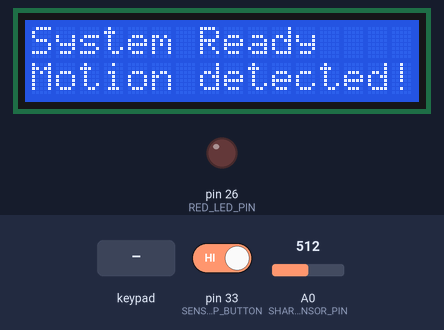
Recording of a sketch running on a simulated Arduino Mega 2560, built with avr-gcc and run on an emulated ATmega2560. Shown: 16×2 character LCD, output pins drawn as LEDs (lit = HIGH). Inputs (shaded band) come from the test bench; at power-on: pin 33 (SENSOR_SLEEP_BUTTON) HIGH, A0 (SHARP_SENSOR_PIN) = 512.

Above: at 1.2 s.
1.3 s: keypad keys 1 2 3 4 A pressed 0.4 s apart
At 3.1 s:
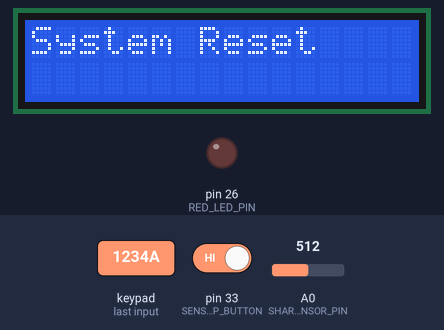
4.8 s: pin 33 (SENSOR_SLEEP_BUTTON) driven LOW
At 5.2 s:
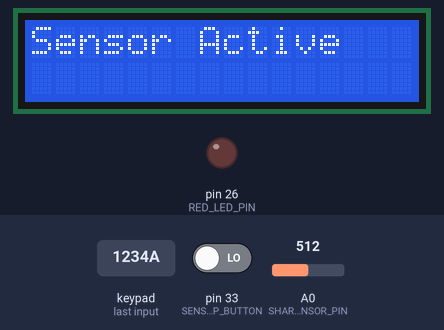
7.8 s: keypad keys 1 2 3 4 pressed 0.4 s apart
At 11.4 s:
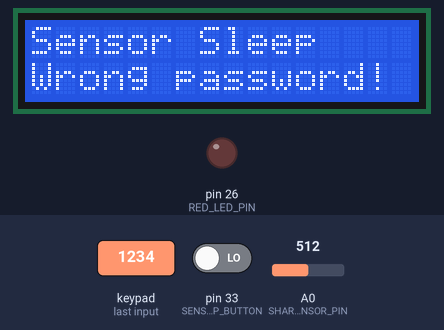
12.3 s: pin 33 (SENSOR_SLEEP_BUTTON) driven HIGH
At 13.7 s:
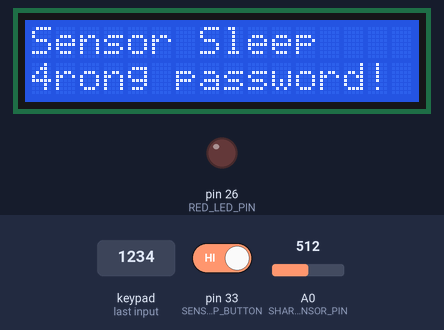
14.3 s: key '1' pressed
At 15.3 s:
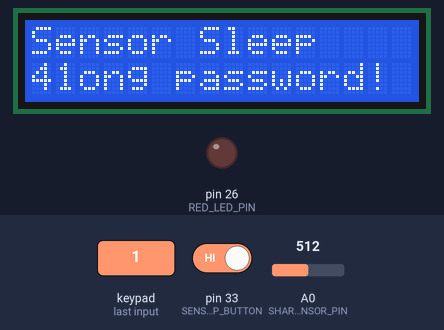
15.8 s: key '2' pressed
At 16.3 s:
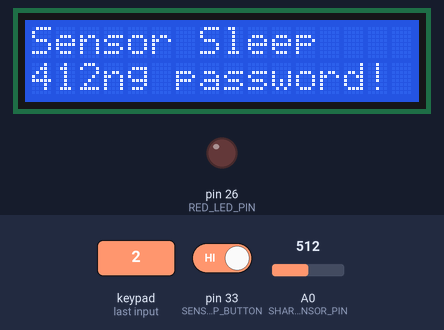
Timing chart, 0 to 18.3 s (numbered marks = the images above; inputs shaded):
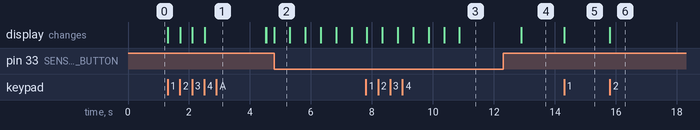

Measured:
- after the input at 1.3 s, the display: first changes at once (image 1 shows a later state)
- after the input at 4.8 s, the display: changes at once (image 2)
- after the input at 7.8 s, the display: first differs from a run without the input after 3.1 s (image 3)
- after the input at 12.3 s, the display: changes after 0.59 s (image 4)
- after the input at 14.3 s, the display: changes at once (image 5)
- after the input at 15.8 s, the display: changes at once (image 6)
- what the display in image 2 shows lasts 0.5 s, from 4.8 s to 5.3 s

The sketch:

NormalApproach.ino
```cpp
#include <Wire.h>
#include <LiquidCrystal.h>
#include <Keypad.h>

// Pin Definitions
#define SHARP_SENSOR_PIN A0
#define BUZZER_PIN 25
#define RED_LED_PIN 26
#define SENSOR_SLEEP_BUTTON 33

// Constants
#define ALARM_TIME_LIMIT 10000 // 10 seconds
#define ALARM_AUTO_STOP_TIME 300000 // 5 minutes

// Variables
bool sharpActive = true;
unsigned long motionTimer = 0;
unsigned long alarmStartTime = 0;
bool alarmActive = false;
bool keypadActive = false;
String correctPassword = "1234"; // Change this to set a custom password
String enteredPassword = "";

LiquidCrystal lcd(7, 6, 5, 4, 3, 2);

const byte ROWS = 4; // 4x4 keypad
const byte COLS = 4;
char keys[ROWS][COLS] = {
  {'1', '2', '3', 'A'},
  {'4', '5', '6', 'B'},
  {'7', '8', '9', 'C'},
  {'0', 'F', 'E', 'D'}
};
byte rowPins[ROWS] = {A0, A1, A2, A3}; //row pins of the keypad (r4 -> pin(A0), r3 -> pin(A1) ..)
byte colPins[COLS] = {A4, A5, A7, A8}; //column pins of the keypad (c4 -> pin(A4), c3 -> pin(A5) ..)
Keypad keypad = Keypad(makeKeymap(keys), rowPins, colPins, ROWS, COLS);

void setup() {
  pinMode(SHARP_SENSOR_PIN, INPUT);
  pinMode(BUZZER_PIN, OUTPUT);
  pinMode(RED_LED_PIN, OUTPUT);
  pinMode(SENSOR_SLEEP_BUTTON, INPUT_PULLUP);

  lcd.init();
  lcd.backlight();
  lcd.print("System Ready");
}

void loop() {
  if (sharpActive) {
    checkMotion();
  }

  handleKeypadInput();
  handleAlarm();
  checkSleepButton();
}

void checkMotion() {
  int sharpValue = analogRead(SHARP_SENSOR_PIN);

  // Check if motion is detected within range
  if (sharpValue > 300 && sharpValue < 700) { // Adjust range based on your sensor's characteristics
    if (motionTimer == 0) {
      motionTimer = millis(); // Start the timer
    }
    keypadActive = true;

    lcd.setCursor(0, 1);
    lcd.print("Motion detected!");

    if (millis() - motionTimer > ALARM_TIME_LIMIT && !alarmActive) {
      startAlarm();
    }
  } else {
    motionTimer = 0;
    keypadActive = false;
    lcd.setCursor(0, 1);
    lcd.print("                "); // Clear line
  }
}

void handleKeypadInput() {
  if (keypadActive || alarmActive) {
    char key = keypad.getKey();
    if (key) {
      enteredPassword += key;
      lcd.setCursor(0, 1);
      lcd.print(enteredPassword);

      if (enteredPassword.length() == correctPassword.length()) {
        if (enteredPassword == correctPassword) {
          stopAlarm();
          resetSystem();
        } else {
          lcd.setCursor(0, 1);
          lcd.print("Wrong password!");
          delay(2000);
          enteredPassword = "";
        }
      }
    }
  }
}

void startAlarm() {
  alarmActive = true;
  alarmStartTime = millis();
  digitalWrite(RED_LED_PIN, HIGH);
  tone(BUZZER_PIN, 1000); // Start buzzer
  lcd.setCursor(0, 1);
  lcd.print("Alarm Activated!");
}

void stopAlarm() {
  alarmActive = false;
  digitalWrite(RED_LED_PIN, LOW);
  noTone(BUZZER_PIN);
  lcd.setCursor(0, 1);
  lcd.print("Alarm Stopped!  ");
}

void checkSleepButton() {
  if (digitalRead(SENSOR_SLEEP_BUTTON) == LOW) {
    sharpActive = !sharpActive;
    lcd.clear();
    lcd.print(sharpActive ? "Sensor Active" : "Sensor Sleep");
    delay(500); // Debounce
  }
}

void handleAlarm() {
  if (alarmActive && (millis() - alarmStartTime > ALARM_AUTO_STOP_TIME)) {
    stopAlarm();
  }
}

void resetSystem() {
  sharpActive = false;
  motionTimer = 0;
  alarmActive = false;
  enteredPassword = "";
  lcd.clear();
  lcd.print("System Reset");
  delay(2000);
  lcd.clear();
}
```
